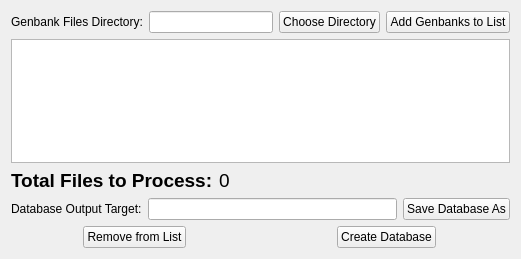
          <widget class="QWidget" name="filesDB">
           <property name="geometry">
            <rect>
             <x>0</x>
             <y>0</y>
             <width>521</width>
             <height>259</height>
            </rect>
           </property>
           <attribute name="label">
            <string>Make Database From Files</string>
           </attribute>
           <layout class="QVBoxLayout" name="verticalLayout">
            <item>
             <layout class="QHBoxLayout" name="horizontalLayout_3">
              <item>
               <widget class="QLabel" name="gbkPathLabel">
                <property name="text">
                 <string>Genbank Files Directory:</string>
                </property>
                <property name="textInteractionFlags">
                 <set>Qt::NoTextInteraction</set>
                </property>
               </widget>
              </item>
              <item>
               <widget class="QLineEdit" name="genbankDirPath">
                <property name="readOnly">
                 <bool>true</bool>
                </property>
                <property name="clearButtonEnabled">
                 <bool>true</bool>
                </property>
               </widget>
              </item>
              <item>
               <widget class="QPushButton" name="genbankDirBtn">
                <property name="text">
                 <string>Choose Directory</string>
                </property>
               </widget>
              </item>
              <item>
               <widget class="QPushButton" name="addGenbankBtn">
                <property name="text">
                 <string>Add Genbanks to List</string>
                </property>
               </widget>
              </item>
             </layout>
            </item>
            <item>
             <widget class="QListWidget" name="genbankList">
              <property name="editTriggers">
               <set>QAbstractItemView::NoEditTriggers</set>
              </property>
              <property name="selectionMode">
               <enum>QAbstractItemView::ExtendedSelection</enum>
              </property>
             </widget>
            </item>
            <item>
             <layout class="QHBoxLayout" name="horizontalLayout_6">
              <item>
               <widget class="QLabel" name="label">
                <property name="sizePolicy">
                 <sizepolicy hsizetype="Fixed" vsizetype="Preferred">
                  <horstretch>0</horstretch>
                  <verstretch>0</verstretch>
                 </sizepolicy>
                </property>
                <property name="font">
                 <font>
                  <pointsize>14</pointsize>
                  <weight>75</weight>
                  <bold>true</bold>
                 </font>
                </property>
                <property name="text">
                 <string>Total Files to Process:</string>
                </property>
                <property name="textInteractionFlags">
                 <set>Qt::NoTextInteraction</set>
                </property>
               </widget>
              </item>
              <item>
               <widget class="QLabel" name="totalFiles">
                <property name="font">
                 <font>
                  <pointsize>14</pointsize>
                 </font>
                </property>
                <property name="text">
                 <string>0</string>
                </property>
                <property name="textInteractionFlags">
                 <set>Qt::NoTextInteraction</set>
                </property>
               </widget>
              </item>
             </layout>
            </item>
            <item>
             <layout class="QHBoxLayout" name="horizontalLayout_4">
              <property name="spacing">
               <number>-1</number>
              </property>
              <item>
               <widget class="QLabel" name="DatabasePathLabel">
                <property name="text">
                 <string>Database Output Target:</string>
                </property>
                <property name="textInteractionFlags">
                 <set>Qt::NoTextInteraction</set>
                </property>
               </widget>
              </item>
              <item>
               <widget class="QLineEdit" name="dbOutputDir">
                <property name="readOnly">
                 <bool>true</bool>
                </property>
                <property name="clearButtonEnabled">
                 <bool>true</bool>
                </property>
               </widget>
              </item>
              <item>
               <widget class="QPushButton" name="chooseDBoutputDirBtn">
                <property name="text">
                 <string>Save Database As</string>
                </property>
               </widget>
              </item>
             </layout>
            </item>
            <item>
             <layout class="QHBoxLayout" name="horizontalLayout_2">
              <item alignment="Qt::AlignHCenter|Qt::AlignVCenter">
               <widget class="QPushButton" name="deleteGenbankBtn">
                <property name="sizePolicy">
                 <sizepolicy hsizetype="Fixed" vsizetype="Fixed">
                  <horstretch>0</horstretch>
                  <verstretch>0</verstretch>
                 </sizepolicy>
                </property>
                <property name="text">
                 <string>Remove from List</string>
                </property>
               </widget>
              </item>
              <item alignment="Qt::AlignHCenter|Qt::AlignVCenter">
               <widget class="QPushButton" name="createDbBtn">
                <property name="sizePolicy">
                 <sizepolicy hsizetype="Fixed" vsizetype="Fixed">
                  <horstretch>0</horstretch>
                  <verstretch>0</verstretch>
                 </sizepolicy>
                </property>
                <property name="text">
                 <string>Create Database</string>
                </property>
               </widget>
              </item>
             </layout>
            </item>
           </layout>
           <zorder></zorder>
           <zorder>genbankList</zorder>
           <zorder></zorder>
           <zorder></zorder>
           <zorder></zorder>
          </widget>
